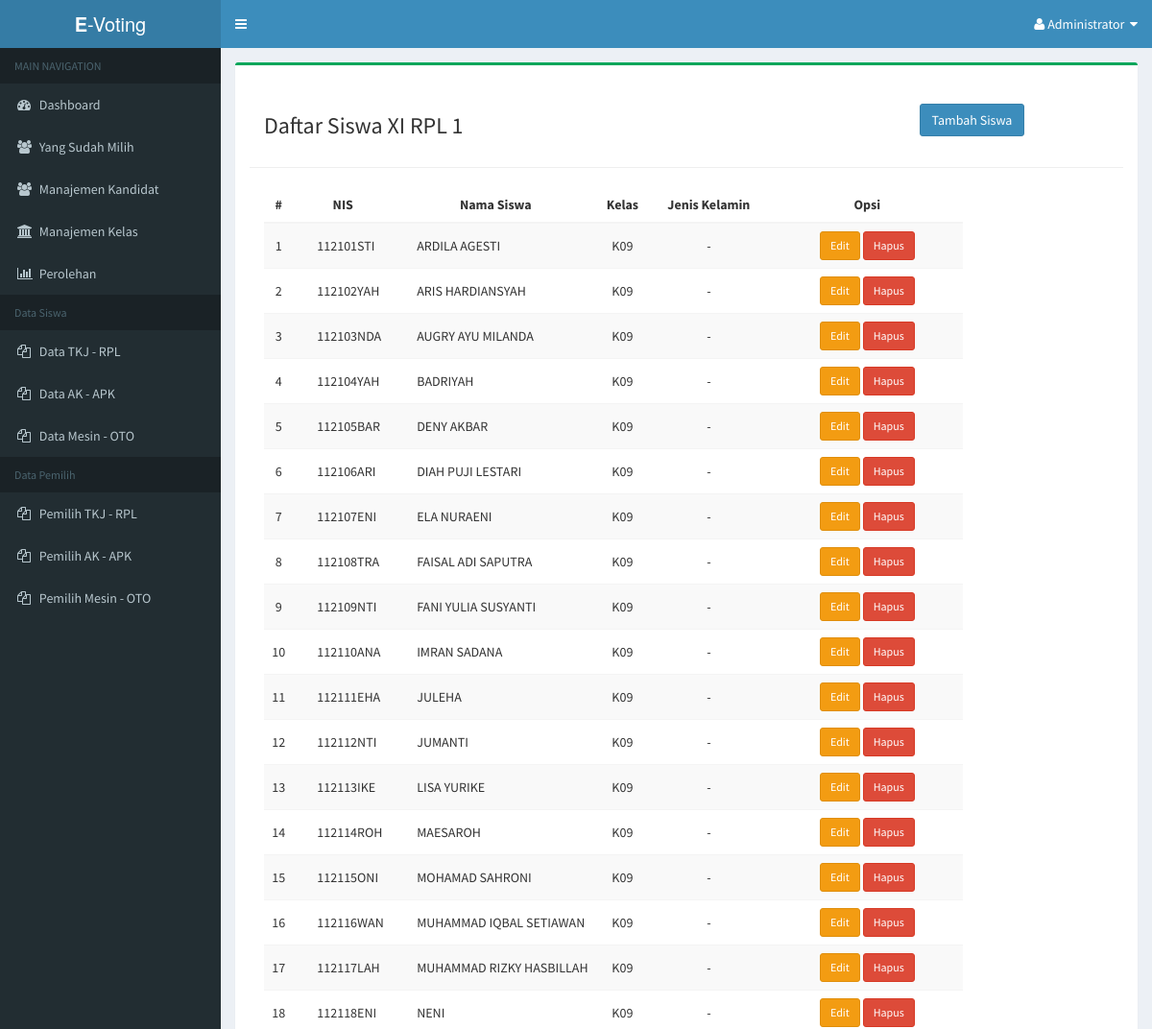
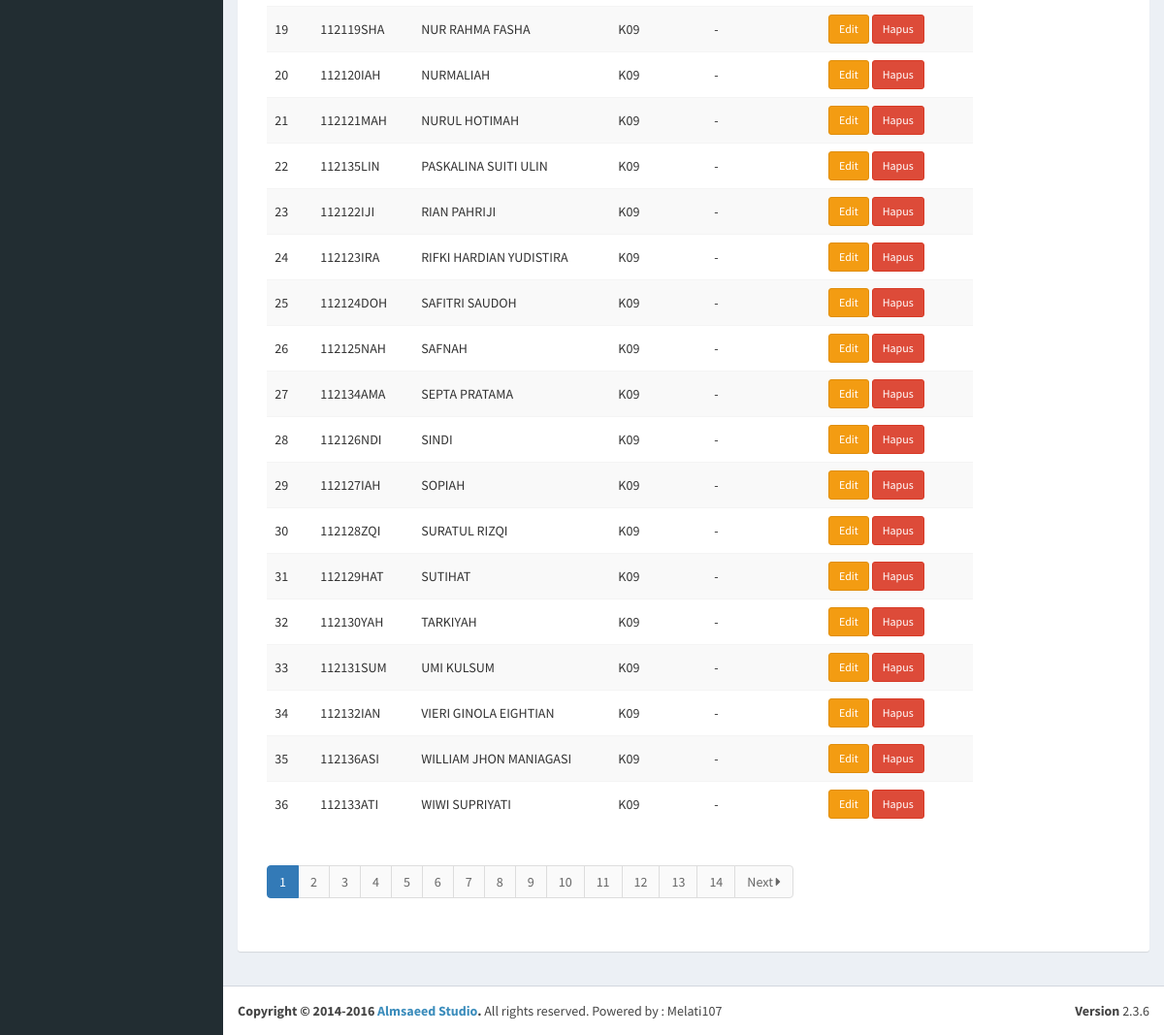
The page /admin/dashboard.php?page=XI-RPL-1 (signed in) on the database its author committed (2 pictures, top to bottom).
### tables this page shows
CREATE TABLE IF NOT EXISTS `t_user` (
  `id_user` varchar(10) NOT NULL,
  `fullname` varchar(50) NOT NULL,
  `id_kelas` varchar(3) NOT NULL,
  `jk` enum('L','P') NOT NULL,
  `pemilih` enum('Y','N') NOT NULL DEFAULT 'Y'
);

### admin/siswa-kelas/XI-RPL-1.php (the view, shortened to what this page needs)
<div class="row">
   <div class="col-md-9 col-sm-9">
      <h3>Daftar Siswa XI RPL 1</h3>
   </div>
   <div class="col-md-3 col-sm-3" style="padding-top:10px;">
      <a class="btn btn-primary" href="?page=user&action=tambah">Tambah Siswa</a>
   </div>
   <hr />
   <div class="col-md-10 col-sm-12">
      <table class="table table-striped table-hover">
            <thead>
                  <tr>
                  <th style="text-align:center;">#</th>
                  <th style="text-align:center;">NIS</th>
                  <th style="text-align:center;">Nama Siswa</th>
                  <th style="text-align:center">Kelas</th>
                  <th width="130px" style="text-align:center;">Jenis Kelamin</th>
                  <th width="200px" style="text-align:center;">Opsi</th>
                  </tr>
            </thead>
            <tbody>
                  <?php
                  require('../include/connection.php');
                  if (isset($_GET['hlm'])) {
                              $hlm = $_GET['hlm'];
                              $no  = (100*$hlm) - 99;
                        } else {
                              $hlm = 1;
                              $no  = 1;
                        }
                  $sql = mysqli_query($con, "SELECT * FROM t_user  WHERE id_kelas='K09' ORDER BY fullname ASC ");
                  if (mysqli_num_rows($sql) > 0) {
                  while($data = mysqli_fetch_array($sql)) {
                        ?>
                        <tr>
                        <td style="text-align:center;vertical-align:middle;">
                              <?php echo $no++; ?>
                        </td>
                        <td style="padding-left:25px;vertical-align:middle;">
                              <?php echo $data['id_user']; ?>
                        </td>
                        <td style="padding-left:25px;vertical-align:middle;">
                              <?php echo $data['fullname']; ?>
                        </td>
                        <td style="text-align:center;vertical-align:middle;">
                              <?php echo $data['id_kelas']; ?>
                        </td>
                        <td style="text-align:center;vertical-align:middle;">
                              -
                        </td>
                        <td style="text-align:center;vertical-align:middle;">
                              <a href="?page=user&action=edit&id=<?php echo $data['id_user']; ?>" class="btn btn-warning btn-sm">
                              Edit
                              </a>
                              <a href="?page=user&action=hapus&id=<?php echo $data['id_user']; ?>" onclick="return confirm('Yakin ingin menghapus user ini ?');" class="btn btn-danger btn-sm">
                              Hapus
                              </a>
                        </td>
                        </tr>
                        <?php
                  }
                  } else {
                  echo "<tr>
                              <td colspan='5' style='text-align:center;'><h4>Belum ada data</h4></td>
                        </tr>";
                  }
                  ?>
            </tbody>
      </table>
      <?php
      echo '<ul class="pagination">';
      ?>
      <?php
         $hitung = mysqli_num_rows(mysqli_query($con, "SELECT * FROM t_user"));
         $total  = ceil($hitung / 100);
         for ($i = 1; $i <= $total ; $i++) {
      ?>
            <li <?php if ($hlm != $i) { echo 'class="waves-effect"'; } else { echo 'class="active"'; } ?>>
               <a href="?page=user&hlm=<?php  echo $i; ?>">
                  <?php  echo $i; ?>
               </a>
            </li>
         <?php
         }
         if ($hlm < $total) {
            $next = $hlm + 1;
         ?>
            <li class="waves-effect">
               <a href="?page=user&hlm=<?php  echo $next; ?>">
                  Next <i class='fa fa-caret-right'></i>
               </a>
            </li>
         <?php
         }
      echo '</ul>';
      ?>
      </div>
</div>

### rows shown on the page
t_user: id_user "112101STI", fullname "ARDILA AGESTI", id_kelas "K09"
t_user: id_user "112102YAH", fullname "ARIS HARDIANSYAH", id_kelas "K09"
t_user: id_user "112103NDA", fullname "AUGRY AYU MILANDA", id_kelas "K09"
t_user: id_user "112104YAH", fullname "BADRIYAH", id_kelas "K09"
t_user: id_user "112105BAR", fullname "DENY AKBAR", id_kelas "K09"
t_user: id_user "112106ARI", fullname "DIAH PUJI LESTARI", id_kelas "K09"
t_user: id_user "112107ENI", fullname "ELA NURAENI", id_kelas "K09"
t_user: id_user "112108TRA", fullname "FAISAL ADI SAPUTRA", id_kelas "K09"
t_user: id_user "112109NTI", fullname "FANI YULIA SUSYANTI", id_kelas "K09"
t_user: id_user "112110ANA", fullname "IMRAN SADANA", id_kelas "K09"
t_user: id_user "112111EHA", fullname "JULEHA", id_kelas "K09"
t_user: id_user "112112NTI", fullname "JUMANTI", id_kelas "K09"
t_user: id_user "112113IKE", fullname "LISA YURIKE", id_kelas "K09"
t_user: id_user "112114ROH", fullname "MAESAROH", id_kelas "K09"
t_user: id_user "112115ONI", fullname "MOHAMAD SAHRONI", id_kelas "K09"
t_user: id_user "112116WAN", fullname "MUHAMMAD IQBAL SETIAWAN", id_kelas "K09"
t_user: id_user "112117LAH", fullname "MUHAMMAD RIZKY HASBILLAH", id_kelas "K09"
t_user: id_user "112118ENI", fullname "NENI", id_kelas "K09"
t_user: id_user "112119SHA", fullname "NUR RAHMA FASHA", id_kelas "K09"
t_user: id_user "112120IAH", fullname "NURMALIAH", id_kelas "K09"
t_user: id_user "112121MAH", fullname "NURUL HOTIMAH", id_kelas "K09"
t_user: id_user "112135LIN", fullname "PASKALINA SUITI ULIN", id_kelas "K09"
t_user: id_user "112122IJI", fullname "RIAN PAHRIJI", id_kelas "K09"
t_user: id_user "112123IRA", fullname "RIFKI HARDIAN YUDISTIRA", id_kelas "K09"
t_user: id_user "112124DOH", fullname "SAFITRI SAUDOH", id_kelas "K09"
t_user: id_user "112125NAH", fullname "SAFNAH", id_kelas "K09"
t_user: id_user "112134AMA", fullname "SEPTA PRATAMA", id_kelas "K09"
t_user: id_user "112126NDI", fullname "SINDI", id_kelas "K09"
t_user: id_user "112127IAH", fullname "SOPIAH", id_kelas "K09"
t_user: id_user "112128ZQI", fullname "SURATUL RIZQI", id_kelas "K09"
t_user: id_user "112129HAT", fullname "SUTIHAT", id_kelas "K09"
t_user: id_user "112130YAH", fullname "TARKIYAH", id_kelas "K09"
t_user: id_user "112131SUM", fullname "UMI KULSUM", id_kelas "K09"
t_user: id_user "112132IAN", fullname "VIERI GINOLA EIGHTIAN", id_kelas "K09"
t_user: id_user "112136ASI", fullname "WILLIAM JHON MANIAGASI", id_kelas "K09"
t_user: id_user "112133ATI", fullname "WIWI SUPRIYATI", id_kelas "K09"
